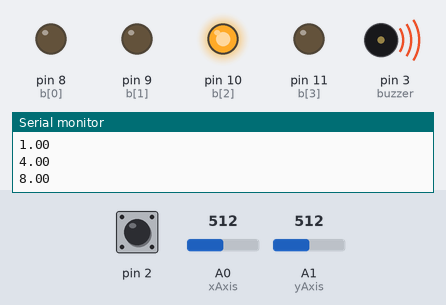
Bench run of a sketch on a simulated Arduino Uno, built with avr-gcc and run on an emulated ATmega328P. Parts: output pins drawn as LEDs (lit = HIGH), buzzer (waves = sounding), the last lines printed to the serial monitor. Dashed ring = blinking. The test bench sets the inputs (shaded band); at power-on: A1 (yAxis) = 512, A0 (xAxis) = 512, pin 2 HIGH. Random numbers use the default seed unless the sketch sets one.

Above: at 1.8 s.
1.9 s: A1 (yAxis) set to 459
At 3.9 s:
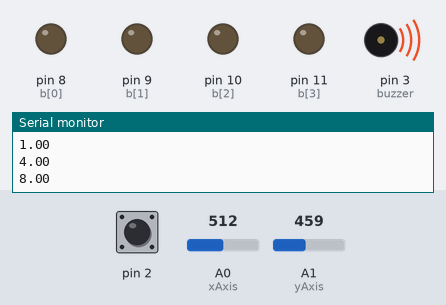
4.9 s: A1 (yAxis) set to 433
At 5.62 s:
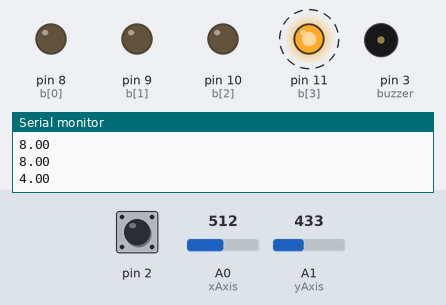
At 6.87 s:
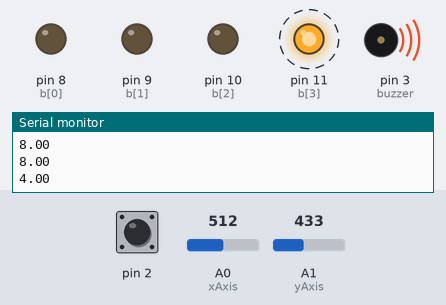
7.9 s: A0 (xAxis) set to 306
At 8.12 s:
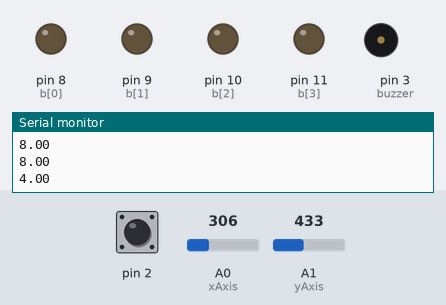
10.9 s: A0 (xAxis) set to 432
13.9 s: A0 (xAxis) set to 460
16.9 s: A0 (xAxis) set to 716
Timing chart, 0 to 20.9 s (numbered marks = the images above; inputs shaded):
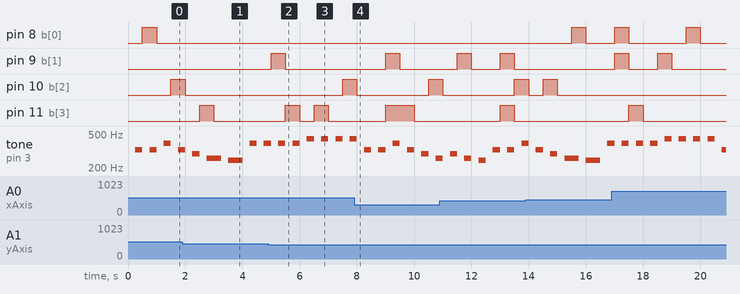

Measured:
- the behaviour switches between 450 and 449 on A1 (yAxis) (found by bisection; images 1 and 2)
- after the input at 4.9 s, pin 9 (b[1]): LOW → HIGH after 0.10 s, → LOW 0.50 s later; pin 10 (b[2]): LOW → HIGH after 2.6 s; pin 11 (b[3]): alternates HIGH for 0.50 s and LOW for 0.50 s, starting after 0.60 s
- by itself, pin 8 (b[0]): alternates HIGH for 0.50 s and LOW for 2.0 s
- by itself, tone on pin 3 (buzzer): plays 392 Hz for 0.25 s, 392 Hz for 0.25 s, 392 Hz for 0.25 s, 440 Hz for 0.25 s, 440 Hz for 0.25 s, 440 Hz for 0.25 s … (8 notes in this stretch)

The sketch:

cslogin_lab6_part3.ino
```cpp
#include <time.h>
// Array of Output Pin variables, set to the pins being used
const int b_size = 4;
const int b[b_size] = {8, 9, 10, 11};
const int xAxis = A0; // Recall that A0 is really a number under the hood.
const int yAxis = A1; // Recall that A1 is really a number under the hood.
const int light_pattern_size = 4;
const char light_pattern[light_pattern_size] = {8,4,2,1};
unsigned int i = 0;
unsigned int k = 0;
unsigned int l = 0;
unsigned int j = 0;

unsigned int incorrect = 0;

int b_buf = 0x00;
int s_buf = 0x00;

const char sound_pattern_size = 49;
//const double sound_pattern[sound_pattern_size] = {261.63, 293.66}; // C4, D4
const double sound_pattern[sound_pattern_size] = {
329.63, 0 ,329.63, 0 ,392, 0 ,329.63, 0 ,293.66, 0 ,261.63, 261.63, 0 ,246.94 ,246.94, 0,

392, 0 ,392, 0 ,392, 0 ,392, 0 ,440, 0 ,440, 0 ,440, 0 ,440, 0,

329.63, 0 ,329.63, 0 ,392, 0 ,329.63, 0 ,293.66, 0 ,261.63, 0 ,293.66, 0 ,261.63, 0, 246.94
};
double code[3];

void generateCode() {
  for(int i = 0; i < 3; i++) {
      code[i] = light_pattern[rand() % 4];
      Serial.println(code[i]);
  }
  Serial.println("");
}

const int buzzer = 3;

const int xAxis_median = 500; // Adjust this if needed
const int yAxis_median = 500; // Adjust this if needed

// Reset the Output Buffer.
void resetBuffer() {
    for(int i = 0; i < b_size; i++) {
        // Note this is an arduino function call to the pins
        digitalWrite(b[i], LOW);
    }
}
// Writes to the buffer. Note this function ORs the current value with the new value
// Note that size is an optional argument with default size the same as the buffer
void writeBuffer(unsigned char b_temp, int size = b_size)
{
    for (int i = (size - 1); i >= 0; i--) {
        if ((b_temp >> i) & 0x01) {
        digitalWrite(b[i], HIGH);
        }
    }

}


typedef struct task {
  int state;
  unsigned long period;
  unsigned long elapsedTime;
  int (*TickFct)(int);

} task;

int delay_gcd;
const unsigned short tasksNum = 2;
task tasks[tasksNum];

enum SM1_States { SM1_INIT, SM1_S0, SM1_S1};
int SM1_Tick(int state){
    //Read thing
    switch(state){ // State transitions
      case SM1_INIT:
         //State Transition
         state = SM1_S0;
         generateCode();
        break;
      case SM1_S0:
         if (digitalRead(2) == LOW || incorrect) {
            state = SM1_S1;
            generateCode();
            i = 0;
            k = 0;
            l = 0;
            incorrect = 0;
         }
         else state = SM1_S0;
          //State Transition
        break;
      case SM1_S1:
         if (digitalRead(2) == LOW || incorrect) {
            state = SM1_S0;
            generateCode();
            i = 0;
            k = 0;
            l = 0;
            incorrect = 0;
         }
         else state = SM1_S1;
        break;
}
    switch(state){ // State Action
      case SM1_INIT:
         //State Action
        break;
      case SM1_S0:
         //State Action
        resetBuffer();
        if ((i > 6) && (k < 3)) {
          if (analogRead(xAxis) < xAxis_median - 50) {
            // left
            writeBuffer(8);
            if (code[k] == 8) {
                incorrect = 0;
                k++;
                Serial.println(k);
            }
            else incorrect = 1;
          }
          if (analogRead(xAxis) > xAxis_median + 50) {
            // right
            writeBuffer(1);
            if (code[k] == 1) {
                incorrect = 0;
                k++;
                Serial.println(k);
            }
            else incorrect = 1;
          }
          if (analogRead(yAxis) > yAxis_median + 50) {
            // up
            writeBuffer(4);
            if (code[k] == 4) {
                incorrect = 0;
                k++;
                Serial.println(k);
            }
            else incorrect = 1;
          }
          if (analogRead(yAxis) < yAxis_median - 50) {
            // down
            writeBuffer(2);
            if (code[k] == 2) {
                incorrect = 0;
                k++;
                Serial.println(k);
            }
            else incorrect = 1;
          }
        }
        else if (k >= 3) {
            if (l > 4) {
                incorrect = 1;
            }
            if (l%2 == 0) {
                writeBuffer(0x0F);
            }
            l++;
        }
        else {
          if (i%2 == 0) {
            s_buf = code[i/2];

            b_buf = s_buf;
            writeBuffer(b_buf);
          }
          i++;
        }
        break;
      case SM1_S1:
        //State Action
        resetBuffer();
        if ((i > 6) && (k < 3)) {
          if (analogRead(xAxis) < xAxis_median - 50) {
            // left
            writeBuffer(8);
            if (code[k] == 8) {
                incorrect = 0;
                k++;
                Serial.println(k);
            }
            else incorrect = 1;
          }
          if (analogRead(xAxis) > xAxis_median + 50) {
            // right
            writeBuffer(1);
            if (code[k] == 1) {
                incorrect = 0;
                k++;
                Serial.println(k);
            }
            else incorrect = 1;
          }
          if (analogRead(yAxis) > yAxis_median + 50) {
            // up
            writeBuffer(4);
            if (code[k] == 4) {
                incorrect = 0;
                k++;
                Serial.println(k);
            }
            else incorrect = 1;
          }
          if (analogRead(yAxis) < yAxis_median - 50) {
            // down
            writeBuffer(2);
            if (code[k] == 2) {
                incorrect = 0;
                k++;
                Serial.println(k);
            }
            else incorrect = 1;
          }
        }
        else if (k >= 3) {
            if (l > 4) {
                incorrect = 1;
            }
            if (l%2 == 0) {
                writeBuffer(0x0F);
            }
            l++;
        }
        else {
          if (i%2 == 0) {
            s_buf = code[i/2];

            b_buf = s_buf;
            writeBuffer(b_buf);
          }
          i++;
        }
        break;
    }

    return state;
}

enum SM2_States { SM2_INIT, SM2_S0, SM2_S1};
int SM2_Tick(int state){
    //Read thing
    switch(state){ // State transitions
      case SM2_INIT:
         //State Transition
            state = SM2_S0;
        break;
      case SM2_S0:
          //State Transition
        break;
      case SM2_S1:
        break;
    }
    switch(state){ // State Action
      case SM2_INIT:
         //State Action
        break;
      case SM2_S0:
         //State Action
        if (j>49) j=0;
        tone(buzzer, sound_pattern[j]);
        j++;
        break;
      case SM2_S1:
         //State Action
        break;
    }

    return state;
}


void setup() {
    srand(5);
    //some set up (Default Arduino Function)
    pinMode(2, INPUT_PULLUP);
    // LEDs
    for(int i = 0; i < b_size; i++)
    {
        pinMode(b[i], OUTPUT);
    }
    Serial.begin(9600);


  unsigned char i = 0;
  tasks[i].state = SM1_INIT;
  tasks[i].period = 500;
  tasks[i].elapsedTime = 0;
  tasks[i].TickFct = &SM1_Tick;
  i++;
  tasks[i].state = SM2_INIT;
  tasks[i].period = 250;
  tasks[i].elapsedTime = 0;
  tasks[i].TickFct = &SM2_Tick;

//  delay_gcd = 500; // GCD

}


void loop() {
  // put your main code here, to run repeatedly:
  unsigned char i;
  for (i = 0; i < tasksNum; ++i) {
     if ( (millis() - tasks[i].elapsedTime) >= tasks[i].period) {
        tasks[i].state = tasks[i].TickFct(tasks[i].state);
        tasks[i].elapsedTime = millis(); // Last time this task was ran

     }
   }
//  delay(delay_gcd); // GCD.
}
```
